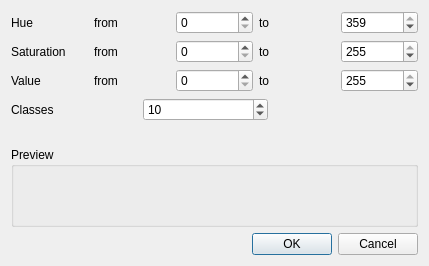
<?xml version="1.0" encoding="UTF-8"?>
<ui version="4.0">
 <class>QgsLimitedRandomColorRampDialogBase</class>
 <widget class="QDialog" name="QgsLimitedRandomColorRampDialogBase">
  <property name="geometry">
   <rect>
    <x>0</x>
    <y>0</y>
    <width>429</width>
    <height>266</height>
   </rect>
  </property>
  <property name="windowTitle">
   <string>Random color ramp</string>
  </property>
  <layout class="QVBoxLayout">
   <item>
    <layout class="QGridLayout">
     <item row="0" column="0">
      <widget class="QLabel" name="label_8">
       <property name="text">
        <string>Hue</string>
       </property>
      </widget>
     </item>
     <item row="0" column="1">
      <widget class="QLabel" name="label">
       <property name="text">
        <string>from</string>
       </property>
      </widget>
     </item>
     <item row="0" column="2">
      <widget class="QSpinBox" name="spinHue1">
       <property name="maximum">
        <number>359</number>
       </property>
      </widget>
     </item>
     <item row="0" column="3">
      <widget class="QLabel" name="label_4">
       <property name="text">
        <string>to</string>
       </property>
      </widget>
     </item>
     <item row="0" column="4">
      <widget class="QSpinBox" name="spinHue2">
       <property name="maximum">
        <number>359</number>
       </property>
       <property name="value">
        <number>359</number>
       </property>
      </widget>
     </item>
     <item row="1" column="0">
      <widget class="QLabel" name="label_9">
       <property name="text">
        <string>Saturation</string>
       </property>
      </widget>
     </item>
     <item row="1" column="1">
      <widget class="QLabel" name="label_2">
       <property name="text">
        <string>from</string>
       </property>
      </widget>
     </item>
     <item row="1" column="2">
      <widget class="QSpinBox" name="spinSat1">
       <property name="maximum">
        <number>255</number>
       </property>
      </widget>
     </item>
     <item row="1" column="3">
      <widget class="QLabel" name="label_5">
       <property name="text">
        <string>to</string>
       </property>
      </widget>
     </item>
     <item row="1" column="4">
      <widget class="QSpinBox" name="spinSat2">
       <property name="maximum">
        <number>255</number>
       </property>
       <property name="value">
        <number>255</number>
       </property>
      </widget>
     </item>
     <item row="2" column="0">
      <widget class="QLabel" name="label_10">
       <property name="text">
        <string>Value</string>
       </property>
      </widget>
     </item>
     <item row="2" column="1">
      <widget class="QLabel" name="label_3">
       <property name="text">
        <string>from</string>
       </property>
      </widget>
     </item>
     <item row="2" column="2">
      <widget class="QSpinBox" name="spinVal1">
       <property name="maximum">
        <number>255</number>
       </property>
      </widget>
     </item>
     <item row="2" column="3">
      <widget class="QLabel" name="label_6">
       <property name="text">
        <string>to</string>
       </property>
      </widget>
     </item>
     <item row="2" column="4">
      <widget class="QSpinBox" name="spinVal2">
       <property name="maximum">
        <number>255</number>
       </property>
       <property name="value">
        <number>255</number>
       </property>
      </widget>
     </item>
    </layout>
   </item>
   <item>
    <layout class="QHBoxLayout">
     <item>
      <widget class="QLabel" name="label_7">
       <property name="text">
        <string>Classes</string>
       </property>
      </widget>
     </item>
     <item>
      <widget class="QSpinBox" name="spinCount">
       <property name="minimum">
        <number>1</number>
       </property>
       <property name="maximum">
        <number>100</number>
       </property>
       <property name="value">
        <number>10</number>
       </property>
      </widget>
     </item>
     <item>
      <spacer>
       <property name="orientation">
        <enum>Qt::Horizontal</enum>
       </property>
       <property name="sizeType">
        <enum>QSizePolicy::Preferred</enum>
       </property>
       <property name="sizeHint" stdset="0">
        <size>
         <width>150</width>
         <height>20</height>
        </size>
       </property>
      </spacer>
     </item>
    </layout>
   </item>
   <item>
    <spacer>
     <property name="orientation">
      <enum>Qt::Vertical</enum>
     </property>
     <property name="sizeType">
      <enum>QSizePolicy::Preferred</enum>
     </property>
     <property name="sizeHint" stdset="0">
      <size>
       <width>20</width>
       <height>20</height>
      </size>
     </property>
    </spacer>
   </item>
   <item>
    <widget class="QGroupBox" name="groupBox">
     <property name="title">
      <string>Preview</string>
     </property>
     <layout class="QHBoxLayout">
      <item>
       <widget class="QLabel" name="lblPreview">
        <property name="text">
         <string/>
        </property>
        <property name="alignment">
         <set>Qt::AlignCenter</set>
        </property>
       </widget>
      </item>
     </layout>
    </widget>
   </item>
   <item>
    <widget class="QDialogButtonBox" name="buttonBox">
     <property name="orientation">
      <enum>Qt::Horizontal</enum>
     </property>
     <property name="standardButtons">
      <set>QDialogButtonBox::Cancel|QDialogButtonBox::Ok</set>
     </property>
    </widget>
   </item>
  </layout>
 </widget>
 <resources/>
 <connections>
  <connection>
   <sender>buttonBox</sender>
   <signal>accepted()</signal>
   <receiver>QgsLimitedRandomColorRampDialogBase</receiver>
   <slot>accept()</slot>
   <hints>
    <hint type="sourcelabel">
     <x>248</x>
     <y>254</y>
    </hint>
    <hint type="destinationlabel">
     <x>157</x>
     <y>274</y>
    </hint>
   </hints>
  </connection>
  <connection>
   <sender>buttonBox</sender>
   <signal>rejected()</signal>
   <receiver>QgsLimitedRandomColorRampDialogBase</receiver>
   <slot>reject()</slot>
   <hints>
    <hint type="sourcelabel">
     <x>316</x>
     <y>260</y>
    </hint>
    <hint type="destinationlabel">
     <x>286</x>
     <y>274</y>
    </hint>
   </hints>
  </connection>
 </connections>
</ui>
